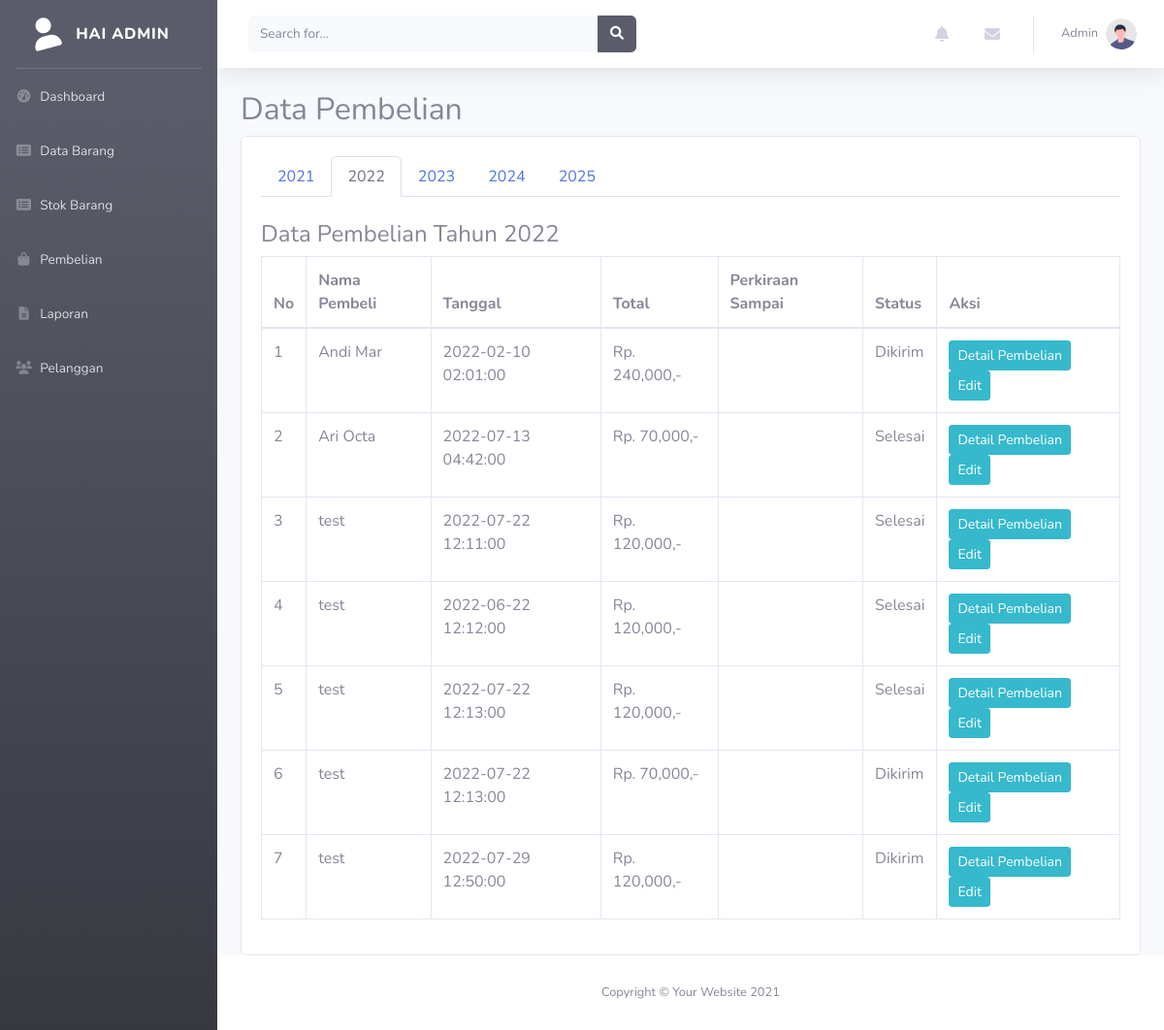
Page /admin/index.php?halaman=pembelian (signed in) on the committed database.
### tables this page shows
CREATE TABLE `pembelian` (
  `id_pembelian` int(11) NOT NULL,
  `id_pelanggan` int(11) DEFAULT NULL,
  `tanggal_pembelian` datetime DEFAULT NULL,
  `total_pembelian` int(11) DEFAULT NULL,
  `tahun` year(4) DEFAULT NULL,
  `pembayaran` varchar(50) NOT NULL,
  `status` enum('Menunggu Konfirmasi','Dikirim','Selesai') NOT NULL
);

CREATE TABLE `pelanggan` (
  `id_pelanggan` int(11) NOT NULL,
  `username` varchar(50) NOT NULL DEFAULT '0',
  `nama_pelanggan` varchar(50) NOT NULL DEFAULT '0',
  `alamat_pelanggan` varchar(200) NOT NULL DEFAULT '0',
  `password` varchar(200) NOT NULL DEFAULT '0'
);

### admin/data_pembelian.php (the view, shortened to what this page needs)
<?php
function getData($tahun)
{
  global $conn;
  $sql = "SELECT * FROM pembelian JOIN pelanggan ON pembelian.id_pelanggan=pelanggan.id_pelanggan WHERE tahun='$tahun'";
  $result = mysqli_query($conn, $sql);
  $pembelian = [];
  while ($row = mysqli_fetch_assoc($result)) {
    $pembelian[] = $row;
  }
  echo "<br>";
  echo "<h4>Data Pembelian Tahun $tahun</h4>";
  echo "<div class='table-responsive'>";
  echo '<table class="table table-bordered" id="dataTable" width="100%" cellspacing="0">';
  echo '<thead> <tr>
            <th>No</th>
            <th>Nama Pembeli</th>
            <th>Tanggal</th>
            <th>Total</th>
            <th>Perkiraan Sampai</th>
            <th>Status</th>
            <th>Aksi</th>
          </tr>
        </thead>';
  echo '<tbody>';
  for ($i = 0; $i < count($pembelian); $i++) {
    echo "<tr>";
    echo "<td>" . (1 + $i) . "</td>";
    echo "<td>" . $pembelian[$i]['nama_pelanggan'] . "</td>";
    echo "<td>" . $pembelian[$i]['tanggal_pembelian'] . "</td>";
    echo "<td>Rp. " . number_format($pembelian[$i]['total_pembelian']) . ",-</td>";
    echo "<td>" . $pembelian[$i]['perkiraan_sampai'] . "</td>";
    echo "<td>" . $pembelian[$i]['status'] . "</td>";
    if ($pembelian[$i]['status'] == 'Menunggu Konfirmasi') {
      echo "<td>
            <a href='update_status.php?kirim=" . $pembelian[$i]['id_pembelian'] . "' class='btn btn-warning btn-sm'>Kirim</a>
            <a href='index.php?halaman=detail&id=" . $pembelian[$i]['id_pembelian'] . "' class='btn btn-info btn-sm'>Detail Pembelian</a>
            <a href='index.php?halaman=edit_pembelian&id=" . $pembelian[$i]['id_pembelian'] . "' class='btn btn-info btn-sm'>Edit</a>
          </td>";
    } else {
      echo "<td>
            <a href='index.php?halaman=detail&id=" . $pembelian[$i]['id_pembelian'] . "' class='btn btn-info btn-sm'>Detail Pembelian</a>
            <a href='index.php?halaman=edit_pembelian&id=" . $pembelian[$i]['id_pembelian'] . "' class='btn btn-info btn-sm'>Edit</a>
          </td>";
    }
    echo "</tr>";
  }
  echo '</tbody>';
  echo '</table></div>';
}

### rows in the picture
pembelian: id_pelanggan.nama_pelanggan "Andi Mar", tanggal_pembelian "2022-02-10 02:01:00", total_pembelian "240,000", status "Dikirim"
pembelian: id_pelanggan.nama_pelanggan "Ari Octa", tanggal_pembelian "2022-07-13 04:42:00", total_pembelian "70,000", status "Selesai"
pembelian: id_pelanggan.nama_pelanggan "test", tanggal_pembelian "2022-07-22 12:11:00", total_pembelian "120,000", status "Selesai"
pembelian: id_pelanggan.nama_pelanggan "test", tanggal_pembelian "2022-06-22 12:12:00", total_pembelian "120,000", status "Selesai"
pembelian: id_pelanggan.nama_pelanggan "test", tanggal_pembelian "2022-07-22 12:13:00", total_pembelian "120,000", status "Selesai"
pembelian: id_pelanggan.nama_pelanggan "test", tanggal_pembelian "2022-07-22 12:13:00", total_pembelian "70,000", status "Dikirim"
pembelian: id_pelanggan.nama_pelanggan "test", tanggal_pembelian "2022-07-29 12:50:00", total_pembelian "120,000", status "Dikirim"

### other values in the picture
$tahun "2022"
